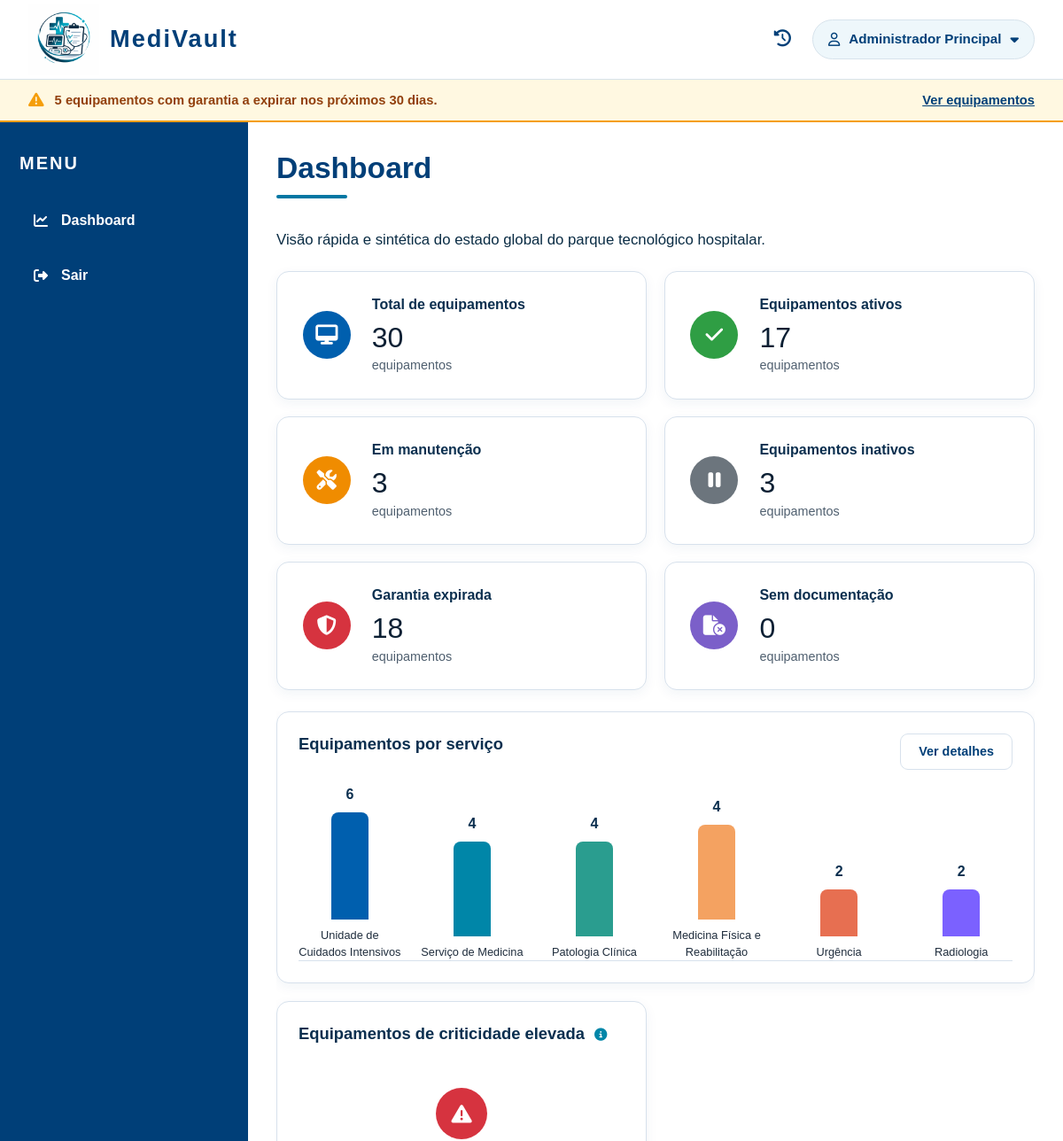
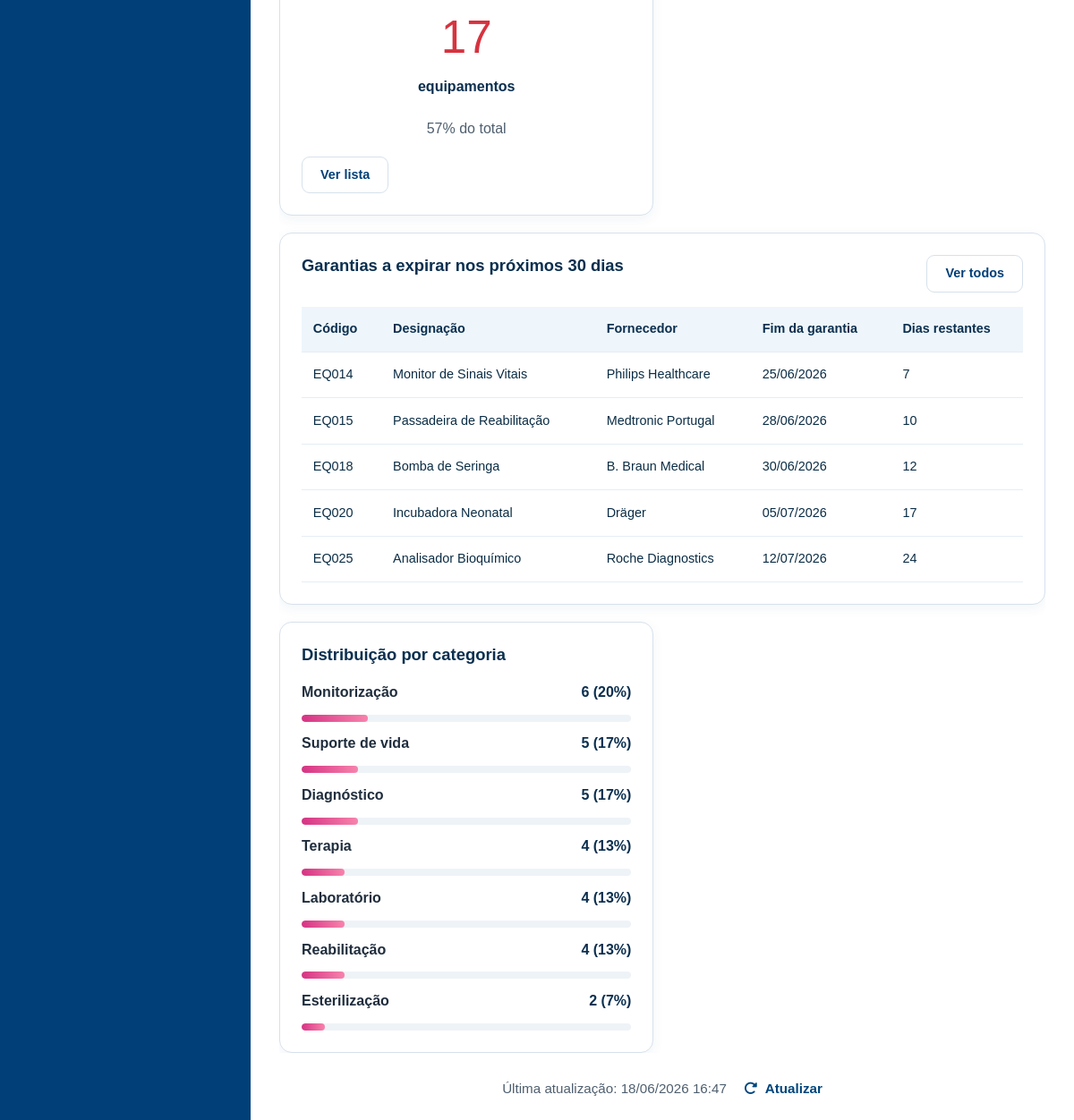
Screenshot of /private/views/dashboard/dashboard.php (signed in) with the database file from the repository (2 pictures, top to bottom).
### tables this page shows
CREATE TABLE `garantias_equipamentos` (
  `id` int PRIMARY KEY AUTO_INCREMENT,
  `equipamento_id` int UNIQUE NOT NULL,
  `data_inicio` date NOT NULL,
  `data_fim` date NOT NULL,
  `observacoes` text
);

CREATE TABLE `equipamentos` (
  `id` int PRIMARY KEY AUTO_INCREMENT,
  `codigo` varchar(255) UNIQUE NOT NULL,
  `designacao` varchar(255) NOT NULL,
  `categoria_id` int NOT NULL,
  `marca` varchar(255) NOT NULL,
  `modelo` varchar(255) NOT NULL,
  `numero_serie` varchar(255) NOT NULL,
  `fabricante` varchar(255) NOT NULL,
  `ano_fabrico` int,
  `estado_id` int NOT NULL,
  `criticidade_id` int NOT NULL,
  `observacoes` text,
  `localizacao_id` int NOT NULL,
  `observacoes_localizacao` text,
  `ativo` boolean DEFAULT true,
  `created_at` datetime DEFAULT (CURRENT_TIMESTAMP),
  `updated_at` datetime DEFAULT (CURRENT_TIMESTAMP)
);

### private/views/dashboard/dashboard.php (the view, shortened to what this page needs)
<?php
try {
    $ligacao = new PDO(
        "mysql:host=" . MYSQL_HOST . ";port=" . MYSQL_PORT . ";dbname=" . MYSQL_DATABASE . ";charset=utf8",
        MYSQL_USERNAME,
        MYSQL_PASSWORD
    );
    $ligacao->setAttribute(PDO::ATTR_ERRMODE, PDO::ERRMODE_EXCEPTION);
    $totalEquipamentos = $ligacao->query("SELECT COUNT(*) FROM equipamentos WHERE ativo = 1")->fetchColumn();
    $equipamentosAtivos = $ligacao->query("
        SELECT COUNT(*) FROM equipamentos e
        JOIN estados_equipamento ee ON e.estado_id = ee.id
        WHERE e.ativo = 1 AND ee.designacao = 'Ativo'
    ")->fetchColumn();
    $equipamentosManutencao = $ligacao->query("
        SELECT COUNT(*) FROM equipamentos e
        JOIN estados_equipamento ee ON e.estado_id = ee.id
        WHERE e.ativo = 1 AND ee.designacao = 'Em manutenção'
    ")->fetchColumn();
    $equipamentosInativos = $ligacao->query("
        SELECT COUNT(*) FROM equipamentos e
        JOIN estados_equipamento ee ON e.estado_id = ee.id
        WHERE e.ativo = 1 AND ee.designacao = 'Inativo'
    ")->fetchColumn();
    $garantiasExpiradas = $ligacao->query("
        SELECT COUNT(*) FROM equipamentos e
        JOIN garantias_equipamentos g ON g.equipamento_id = e.id
        WHERE e.ativo = 1 AND g.data_fim < CURDATE()
    ")->fetchColumn();
    $semDocumentacao = $ligacao->query("
        SELECT COUNT(*) FROM equipamentos e
        WHERE e.ativo = 1
        AND NOT EXISTS (SELECT 1 FROM documentacao_equipamentos de WHERE de.equipamento_id = e.id)
    ")->fetchColumn();
    $servicosChart = $ligacao->query("
        SELECT COALESCE(l.servico, 'Não definido') AS servico, COUNT(*) AS total
        FROM equipamentos e
        LEFT JOIN localizacoes l ON e.localizacao_id = l.id
        WHERE e.ativo = 1
        GROUP BY servico
        ORDER BY total DESC
        LIMIT 6
    ")->fetchAll(PDO::FETCH_ASSOC);
    $categoriasChart = $ligacao->query("
        SELECT COALESCE(cat.designacao, 'Não definida') AS categoria, COUNT(*) AS total
        FROM equipamentos e
        LEFT JOIN categorias cat ON e.categoria_id = cat.id
        WHERE e.ativo = 1
        GROUP BY categoria
        ORDER BY total DESC
    ")->fetchAll(PDO::FETCH_ASSOC);
    $criticidadeElevada = $ligacao->query("
        SELECT COUNT(*) FROM equipamentos e
        JOIN criticidades c ON e.criticidade_id = c.id
        WHERE e.ativo = 1 AND c.designacao IN ('Alta', 'Suporte de vida')
    ")->fetchColumn();
    $percentagemCriticidade = $totalEquipamentos > 0 ? round(($criticidadeElevada / $totalEquipamentos) * 100) : 0;
    $garantiasAExpirar = $ligacao->query("
        SELECT
            e.codigo,
            e.designacao,
            g.data_fim,
            DATEDIFF(g.data_fim, CURDATE()) AS dias_restantes,
            (
                SELECT f.nome_empresa
                FROM equipamento_fornecedor ef
                JOIN fornecedores f ON f.id = ef.fornecedor_id
                WHERE ef.equipamento_id = e.id
                ORDER BY f.codigo
                LIMIT 1
            ) AS fornecedor
        FROM equipamentos e
        JOIN garantias_equipamentos g ON g.equipamento_id = e.id
        WHERE e.ativo = 1
        AND g.data_fim BETWEEN CURDATE() AND DATE_ADD(CURDATE(), INTERVAL 30 DAY)
        ORDER BY g.data_fim ASC
    ")->fetchAll(PDO::FETCH_ASSOC);
} catch (PDOException $e) {
    $erroDashboard = "Erro ao carregar os dados da dashboard: " . $e->getMessage();
    $totalEquipamentos = $equipamentosAtivos = $equipamentosManutencao = $equipamentosInativos = 0;
    $garantiasExpiradas = $semDocumentacao = $criticidadeElevada = $percentagemCriticidade = 0;
    $servicosChart = $categoriasChart = $garantiasAExpirar = [];
}
?>
<?php include '../../includes/header.php'; ?>
<?php include '../../includes/navbar.php'; ?>
<div class="layout-privado">
    <?php include '../../includes/menu.php'; ?>
    <main class="conteudo-privado">
        <div class="titulo-pagina-equipamentos">
            <div class="bloco-titulo-equipamentos">
                <h1>Dashboard</h1>
                <span class="linha-titulo-equipamentos"></span>
            </div>
        </div>
        <p class="mensagem-listagem">
            Visão rápida e sintética do estado global do parque tecnológico hospitalar.
        </p>
        <section class="grelha-indicadores-dashboard">
            <div class="card-indicador-dashboard">
                <div class="icone-indicador-dashboard azul">
                    <i class="fa-solid fa-desktop"></i>
                </div>
                <div>
                    <p>Total de equipamentos</p>
                    <h2 id="totalEquipamentosDashboard"><?= $totalEquipamentos ?></h2>
                    <span>equipamentos</span>
                </div>
            </div>
            <div class="card-indicador-dashboard">
                <div class="icone-indicador-dashboard verde">
                    <i class="fa-solid fa-check"></i>
                </div>
                <div>
                    <p>Equipamentos ativos</p>
                    <h2 id="equipamentosAtivosDashboard"><?= $equipamentosAtivos ?></h2>
                    <span>equipamentos</span>
                </div>
            </div>
            <div class="card-indicador-dashboard">
                <div class="icone-indicador-dashboard laranja">
                    <i class="fa-solid fa-screwdriver-wrench"></i>
                </div>
                <div>
                    <p>Em manutenção</p>
                    <h2 id="equipamentosManutencaoDashboard"><?= $equipamentosManutencao ?></h2>
                    <span>equipamentos</span>
                </div>
            </div>
            <div class="card-indicador-dashboard">
                <div class="icone-indicador-dashboard cinzento">
                    <i class="fa-solid fa-pause"></i>
                </div>
                <div>
                    <p>Equipamentos inativos</p>
                    <h2 id="equipamentosInativosDashboard"><?= $equipamentosInativos ?></h2>
                    <span>equipamentos</span>
                </div>
            </div>
            <div class="card-indicador-dashboard">
                <div class="icone-indicador-dashboard vermelho">
                    <i class="fa-solid fa-shield-halved"></i>
                </div>
                <div>
                    <p>Garantia expirada</p>
                    <h2 id="garantiasExpiradasDashboard"><?= $garantiasExpiradas ?></h2>
                    <span>equipamentos</span>
                </div>
            </div>
            <div class="card-indicador-dashboard">
                <div class="icone-indicador-dashboard roxo">
                    <i class="fa-solid fa-file-circle-xmark"></i>
                </div>
                <div>
                    <p>Sem documentação</p>
                    <h2 id="semDocumentacaoDashboard"><?= $semDocumentacao ?></h2>
                    <span>equipamentos</span>
                </div>
            </div>
        </section>
        <section class="grelha-dashboard">
            <div class="card-dashboard card-dashboard-grande">
                <div class="cabecalho-card-dashboard">
                    <h3>Equipamentos por serviço</h3>
                    <a href="/medivault/private/views/equipamentos/equipamentos.php" class="link-card-dashboard">Ver detalhes</a>
                </div>
                <div id="graficoServicosDashboard" class="grafico-barras-dashboard">
                    <?php if (empty($servicosChart)) : ?>
                        <p class="text-muted">Sem dados de serviços.</p>
                    <?php else : ?>
                        <div style="display:flex; align-items:flex-end; gap:1.4rem; height:200px; border-bottom:1px solid #d7e1ec; width:100%;">
                            <?php foreach ($servicosChart as $s) : ?>
                                <div class="barra-servico-dashboard" style="height:100%;">
                                    <span class="valor"><?= $s['total'] ?></span>
                                    <div class="barra" style="height: <?= $s['altura'] ?>px;"></div>
                                    <span class="label"><?= htmlspecialchars($s['servico']) ?></span>
                                </div>
                            <?php endforeach; ?>
                        </div>
                    <?php endif; ?>
                </div>
            </div>
            <div class="card-dashboard card-criticidade-dashboard">
                <h3>Equipamentos de criticidade elevada
                    <i class="fa-solid fa-circle-info" data-bs-toggle="popover" data-bs-trigger="hover focus"
                        data-bs-placement="top" data-bs-html="true"
                        data-bs-content="Este indicador inclui todos os equipamentos classificados com criticidade <strong>Suporte de vida</strong> ou <strong>Alta</strong>, por apresentarem maior impacto na prestação de cuidados de saúde em caso de indisponibilidade.">
                    </i>
                </h3>
                <div class="numero-destaque-dashboard criticidade-conteudo-dashboard">
                    <div class="icone-criticidade-dashboard">
                        <i class="fa-solid fa-triangle-exclamation"></i>
                    </div>
                    <h2 id="dashboardCriticidadeElevada"><?= $criticidadeElevada ?></h2>
                    <p>equipamentos</p>
                    <span id="dashboardPercentagemCriticidade"><?= $percentagemCriticidade ?>% do total</span>
                </div>
                <a href="/medivault/private/views/equipamentos/equipamentos.php" class="link-card-dashboard">Ver lista</a>
            </div>
            <div class="card-dashboard card-dashboard-grande">
                <div class="cabecalho-card-dashboard">
                    <h3>Garantias a expirar nos próximos 30 dias</h3>
                    <a href="/medivault/private/views/equipamentos/equipamentos.php" class="link-card-dashboard">Ver todos</a>
                </div>
                <table class="tabela-dashboard">
                    <thead>
                        <tr>
                            <th>Código</th>
                            <th>Designação</th>
                            <th>Fornecedor</th>
                            <th>Fim da garantia</th>
                            <th>Dias restantes</th>
                        </tr>
                    </thead>
                    <tbody id="tabelaGarantiasDashboard">
                        <?php if (empty($garantiasAExpirar)) : ?>
                            <tr>
                                <td colspan="5" class="text-center">Nenhuma garantia a expirar nos próximos 30 dias.</td>
                            </tr>
                        <?php else : ?>
                            <?php foreach ($garantiasAExpirar as $g) : ?>
                                <tr>
                                    <td><?= htmlspecialchars($g['codigo']) ?></td>
                                    <td><?= htmlspecialchars($g['designacao']) ?></td>
                                    <td><?= htmlspecialchars($g['fornecedor'] ?? 'Não definido') ?></td>
                                    <td><?= date('d/m/Y', strtotime($g['data_fim'])) ?></td>
                                    <td><?= $g['dias_restantes'] ?></td>
                                </tr>
                            <?php endforeach; ?>
                        <?php endif; ?>
                    </tbody>
                </table>
            </div>
            <div class="card-dashboard">
                <h3>Distribuição por categoria</h3>
                <div id="categoriasDashboard" class="lista-distribuicao-dashboard">
                    <?php foreach ($categoriasChart as $cat) : ?>
                        <?php $percentagemCat = $totalEquipamentos > 0 ? round(($cat['total'] / $totalEquipamentos) * 100) : 0; ?>
                        <div class="item-distribuicao-dashboard">
                            <span class="nome"><?= htmlspecialchars($cat['categoria']) ?></span>
                            <span class="valor"><?= $cat['total'] ?> (<?= $percentagemCat ?>%)</span>
                            <div class="barra-distribuicao-dashboard">
                                <span style="width: <?= $percentagemCat ?>%;"></span>
                            </div>
                        </div>
                    <?php endforeach; ?>
                </div>
            </div>
        </section>
        <div class="rodape-dashboard">
            <span id="ultimaAtualizacaoDashboard">Última atualização: <?= date('d/m/Y H:i') ?></span>
            <button type="button" onclick="location.reload()" class="botao-atualizar-dashboard">
                <i class="fa-solid fa-rotate-right"></i>
                Atualizar
            </button>
        </div>
    </main>
</div>
<?php include '../../includes/footer.php'; ?>

### rows the page displays
garantias_equipamentos: equipamento.codigo "EQ014", equipamento.designacao "Monitor de Sinais Vitais", fornecedor "Philips Healthcare", data_fim "25/06/2026", dias_restantes "7"
garantias_equipamentos: equipamento.codigo "EQ015", equipamento.designacao "Passadeira de Reabilitação", fornecedor "Medtronic Portugal", data_fim "28/06/2026", dias_restantes "10"
garantias_equipamentos: equipamento.codigo "EQ018", equipamento.designacao "Bomba de Seringa", fornecedor "B. Braun Medical", data_fim "30/06/2026", dias_restantes "12"
garantias_equipamentos: equipamento.codigo "EQ020", equipamento.designacao "Incubadora Neonatal", fornecedor "Dräger", data_fim "05/07/2026", dias_restantes "17"
garantias_equipamentos: equipamento.codigo "EQ025", equipamento.designacao "Analisador Bioquímico", fornecedor "Roche Diagnostics", data_fim "12/07/2026", dias_restantes "24"

### other values shown
APP_NAME "MediVault"
$nome "Administrador Principal"
$totalGarantiasAExpirar "5"
$totalEquipamentos "30"
$equipamentosAtivos "17"
$equipamentosManutencao "3"
$equipamentosInativos "3"
$garantiasExpiradas "18"
$semDocumentacao "0"
$s['total'] "6"
$s['servico'] "Unidade de Cuidados Intensivos"
$s['total'] "4"
$s['servico'] "Serviço de Medicina"
$s['servico'] "Patologia Clínica"
$s['servico'] "Medicina Física e Reabilitação"
